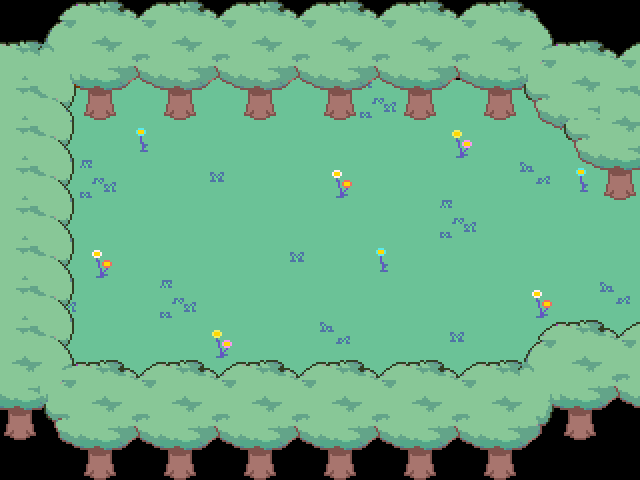

Tiled map render using the project's own tile images. Description and the whole map definition, tile-layer contents included, below:
An orthogonal 16x12 tile map with 40x40 px tiles, 3 tile layers (Tile Layer 2, Tile Layer 1, Copy of Tile Layer 1) and 13 objects (2x transition, fp2, shop).

<map version="1.9" tiledversion="1.9.2" orientation="orthogonal" renderorder="right-down" width="16" height="12" tilewidth="40" tileheight="40" infinite="0" nextlayerid="8" nextobjectid="16">
 <editorsettings>
  <export target="../forest_shop.lua" format="lua" />
 </editorsettings>
 <properties>
  <property name="music" value="forest" />
 </properties>
 <tileset firstgid="1" source="../../tilesets/woods.tsx" />
 <layer id="2" name="Tile Layer 2" width="16" height="12">
  <data encoding="csv">
0,0,0,0,0,0,0,0,0,0,0,0,0,0,0,0,
0,0,0,56,56,56,56,56,56,56,56,0,0,0,0,0,
0,56,56,56,56,56,56,56,56,39,56,56,56,56,56,0,
0,56,56,3,56,56,56,56,56,56,56,2,56,56,56,56,
0,56,39,56,56,40,56,56,23,56,56,56,56,47,3,56,
0,56,56,56,56,56,56,56,56,56,56,39,56,56,56,56,
0,56,23,56,56,56,56,40,56,3,56,56,56,56,56,56,
0,39,56,56,39,56,56,56,56,56,56,56,56,23,56,47,
0,56,56,56,56,2,56,56,47,56,56,40,56,56,56,56,
0,56,56,56,56,56,56,56,56,56,56,56,56,56,0,0,
0,0,0,0,0,0,0,0,0,0,0,0,0,0,0,0,
0,0,0,0,0,0,0,0,0,0,0,0,0,0,0,0
</data>
 </layer>
 <layer id="1" name="Tile Layer 1" width="16" height="12">
  <data encoding="csv">
0,179,134,135,134,135,134,135,134,135,134,135,134,181,0,0,
90,190,145,146,145,146,145,146,145,146,145,146,145,192,90,135,
94,122,156,157,156,157,156,157,156,157,156,157,156,203,101,94,
94,95,0,0,0,0,0,0,0,0,0,0,0,155,203,101,
94,95,0,0,0,0,0,0,0,0,0,0,0,0,111,112,
94,95,0,0,0,0,0,0,0,0,0,0,0,0,0,0,
94,95,0,0,0,0,0,0,0,0,0,0,0,0,0,0,
94,95,0,0,0,0,0,0,0,0,0,0,0,0,0,0,
94,95,182,0,0,0,0,0,0,0,0,0,0,179,134,135,
101,192,134,135,134,135,134,135,134,135,134,135,134,190,145,146,
112,203,145,146,145,146,145,146,145,146,145,146,145,201,156,157,
0,214,156,157,156,157,156,157,156,157,156,157,156,212,0,0
</data>
 </layer>
 <imagelayer id="3" name="Image Layer 1" offsetx="160" offsety="0">
  <image source="../../../../assets/sprites/map_objects/shop.png" width="200" height="130" />
 </imagelayer>
 <objectgroup id="5" name="collision">
  <object id="1" x="0" y="0" width="160" height="120" />
  <object id="2" x="360" y="0" width="280" height="120" />
  <object id="3" x="580" y="120" width="80" height="40" />
  <object id="4" x="600" y="160" width="40" height="40" />
  <object id="5" x="0" y="400" width="640" height="80" />
  <object id="6" x="540" y="360" width="120" height="40" />
  <object id="7" x="0" y="120" width="60" height="280" />
  <object id="8" x="160" y="80" width="40" height="50" />
  <object id="9" x="244" y="40" width="116" height="90" />
 </objectgroup>
 <objectgroup id="6" name="markers">
  <object id="13" name="fp2" x="600" y="280">
   <point />
  </object>
  <object id="14" name="shop" x="222" y="160">
   <point />
  </object>
 </objectgroup>
 <objectgroup id="7" name="objects">
  <object id="11" name="transition" x="625" y="200" width="15" height="360">
   <properties>
    <property name="map" value="forest_puzzle2" />
    <property name="marker" value="shop" />
   </properties>
  </object>
  <object id="15" name="transition" x="200" y="101" width="44" height="27">
   <properties>
    <property name="facing" value="down" />
    <property name="marker" value="shop" />
    <property name="shop" value="forest_shop" />
   </properties>
  </object>
 </objectgroup>
 <layer id="4" name="Copy of Tile Layer 1" width="16" height="12">
  <data encoding="csv">
0,179,134,135,0,0,0,0,0,135,134,135,134,181,0,0,
90,190,145,146,0,0,0,0,0,146,145,146,145,192,90,135,
94,122,114,157,0,0,0,0,0,157,114,157,114,203,101,94,
94,95,0,0,0,0,0,0,0,0,0,0,0,155,203,101,
94,95,0,0,0,0,0,0,0,0,0,0,0,0,111,114,
94,95,0,0,0,0,0,0,0,0,0,0,0,0,0,0,
94,95,0,0,0,0,0,0,0,0,0,0,0,0,0,0,
94,95,0,0,0,0,0,0,0,0,0,0,0,0,0,0,
94,95,182,0,0,0,0,0,0,0,0,0,0,179,134,135,
101,192,134,135,134,135,134,135,134,135,134,135,134,190,145,146,
114,203,145,146,145,146,145,146,145,146,145,146,145,201,114,157,
0,214,114,157,114,157,114,157,114,157,114,157,114,212,0,0
</data>
 </layer>
</map>
